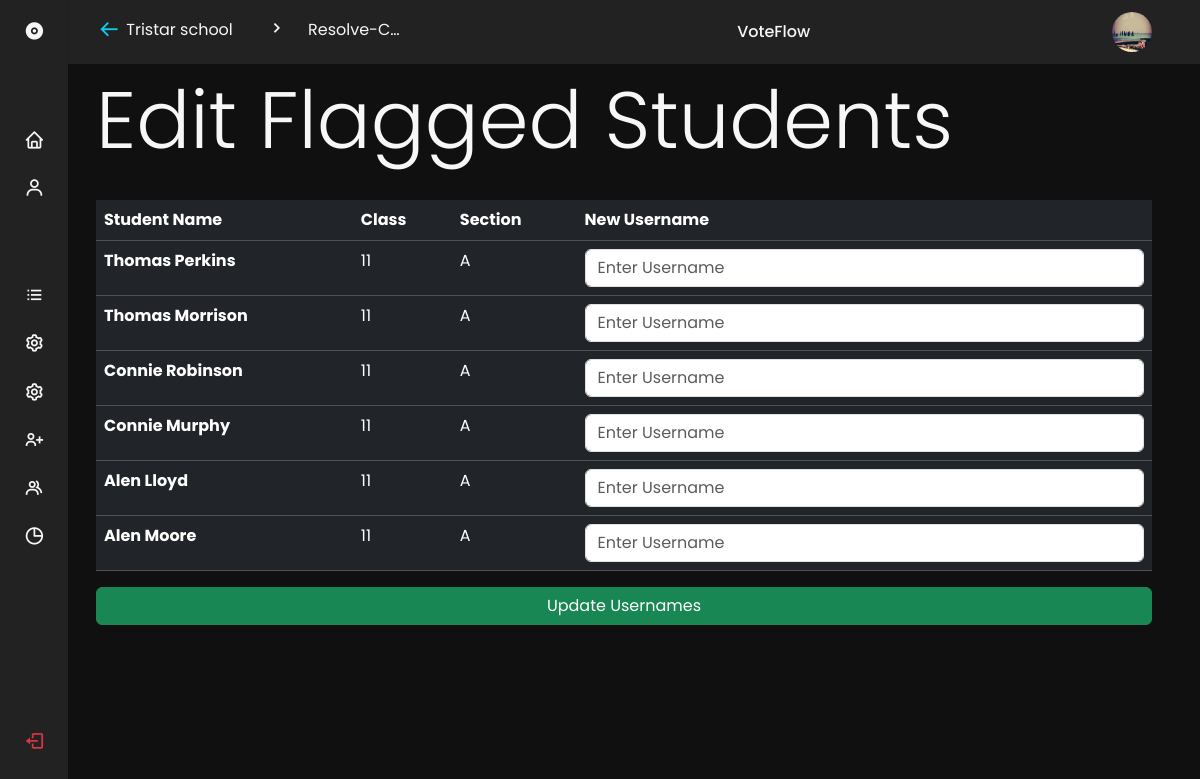
The app's page /polls/2/editflaggedstudents (signed in) with its own data.
### VoteFlow/models.py (models this page shows, shortened)
class School(UserMixin, db.Model):
    id = db.Column(db.Integer, primary_key=True)
    admin_username = db.Column(db.String, unique=True, nullable=False)
    name = db.Column(db.String, unique=True, nullable=False)
    abbr = db.Column(db.String, unique=True, nullable=False)
    email = db.Column(db.String, unique=True, nullable=False)
    password = db.Column(db.String, unique=True, nullable=False)
    school_logo = db.Column(db.String, nullable=False)
    polls = db.relationship("Poll")

class Student(UserMixin, db.Model):
    id = db.Column(db.Integer, primary_key=True)
    full_name = db.Column(db.String, nullable=False)
    username = db.Column(db.String, nullable=False)
    password = db.Column(db.String, nullable=False)
    grade = db.Column(db.Integer, nullable=False)
    section = db.Column(db.String, nullable=False)
    roll_no = db.Column(db.String, nullable=False)
    gender = db.Column(db.String, nullable=True)
    house = db.Column(db.String, nullable=True)
    voted = db.Column(db.Boolean)
    school_id = db.Column(db.Integer, db.ForeignKey("school.id"))
    poll_id = db.Column(db.Integer, db.ForeignKey("poll.id"))

### VoteFlow/polls/routes.py (the view, shortened to what this page needs)
@polls.route("/<poll_id>/editflaggedstudents", methods=["GET", "POST"])
@login_required
@active_sched_poll_required
def edit_flagged_students(poll_id):
    school = current_school
    poll = Poll.query.filter_by(id=poll_id).first()
    flagged = FlaggedStudent.query.filter_by(school_id=school.id, poll_id=poll_id).all()
    form = EditFlaggedUsernameForm()
    if request.method == "GET":
        flagged_students = []
        for f in flagged:
            student = Student.query.filter_by(id=f.student_id).first()
            flagged_students.append(student)
        return render_template(
            "polldashboard/editflaggedstudents.html",
            title="Edit Flagged Students",
            flagged=flagged_students,
            school=school,
            dash_location="Resolve-Conflicts",
            poll=poll,
            form=form,
        )

### VoteFlow/polls/forms.py
class EditFlaggedUsernameForm(FlaskForm):
    submit = SubmitField("Update Usernames")

### VoteFlow/models.py (called while the page is built)
@login_manager.user_loader
def load_user(user_id):
    user = User.query.get(int(user_id))
    print("USER_ID:", user_id)
    print("USER_QUERIED:", user_id)
    if not user:
        return None
    if user.user_type == "student":
        return Student.query.get(user.user_id)
    elif user.user_type == "school":
        return School.query.get(user.user_id)
    return None

### VoteFlow/polls/utils.py (called while the page is built)
def active_sched_poll_required(func):
    @wraps(func)
    def func_wrapper(poll_id):
        poll = Poll.query.filter_by(school_id=current_user.id, id=poll_id).first()
        if not poll:
            abort(404)
        if poll.status != "Archived":
            return func(poll_id)
        else:
            flash(
                f"This Poll has been Archived! The Dashboard cannot be viewed for a Archived Poll",
                "danger",
            )
            return redirect(url_for("polls.home"))
    return func_wrapper

### VoteFlow/templates/polldashboard/editflaggedstudents.html (shortened to what this page needs)
{% extends 'polldashboard/polldashboardbase.html' %}
{% block viewer %}
	 <form method="POST" method="/" class='elecstart' enctype="multipart/form-data">
		<h1 class='display-1'>Edit Flagged Students</h1><br>
		<table class="table table-dark">
			<thead>
				<tr>
				<th scope="col">Student Name</th>
				<th scope="col">Class</th>
				<th scope="col">Section</th>
				<th scope="col"> New Username</th>
				</tr>
			</thead>
			<tbody>
				{% for i in range(flagged | length) %}
				<tr>
					<th scope="row">{{flagged[i].full_name}}</th>
					<td>{{flagged[i].grade}}</td>
					<td>{{flagged[i].section}}</td>
					<td><input type="text" name="d{{i}}" class="form-control" placeholder="Enter Username"></td>
				</tr>
				{% endfor %}
			</tbody>
		</table>
		{{form.submit(class="btn btn-success", style="width: 100%;")}}
	</form>
{% endblock viewer %}

### VoteFlow/templates/polldashboard/polldashboardbase.html (shortened to what this page needs)
<!doctype html>
<html lang="en">
  <head>
    <link
      rel="stylesheet"
      href="https://code.getmdl.io/1.3.0/material.cyan-light_blue.min.css"
    />
    <link
      rel="stylesheet"
      href="https://cdn.jsdelivr.net/npm/bootstrap@5.3.2/dist/css/bootstrap.min.css"
    />
    <link
      rel="stylesheet"
      href="https://cdn.jsdelivr.net/npm/boxicons@latest/css/boxicons.min.css"
    />
    <link
      rel="stylesheet"
      href="{{url_for('static',filename='css/sidebarsubmenus.css')}}"
    />
  </head>
  <body>
    <header class="header">
      <div class="header__container">
        <img
          src="{{url_for('static',filename=school.school_logo)}}"
          alt=""
          class="header__img"
        />
        <div class="">
          <a class="navbar-brand" href="#">
            <div class="row">
              <div class="col-1">
                <i
                  class="bx bx-arrow-back text-info"
                  style="padding-left: 2px; font-size: 1.4rem"
                  id="arrow"
                  onclick="window.history.back();"
                ></i>
              </div>
              <div class="col-5 text-truncate text-break">{{school.name}}</div>
              <div class="col-1 m-0 p-0">
                <i class="bx bx-chevron-right" style="font-size: 1.3rem"></i>
              </div>
              <div class="col-4 text-truncate text-break">
                {{ dash_location }}
              </div>
            </div>
          </a>
        </div>
        <a href="#" class="header__logo">VoteFlow</a>
      </div>
    </header>
    <div class="nav" id="navbar">
      <nav class="nav__container">
        <div>
          <a href="#" class="nav__link nav__logo">
            <i class="bx bxs-disc nav__icon"></i>
          </a>
          <div class="nav__list">
            <div class="nav__items">
              <a
                href="{{ url_for('polls.dashboard_home',poll_id=poll.id)}}"
                class="nav__link {%if dash_location=='Home'%}active{%endif%}"
              >
                <i class="bx bx-home nav__icon"></i>
              </a>
              <div class="nav__dropdown">
                <a href="#" class="nav__link">
                  <i class="bx bx-user nav__icon"></i>
                </a>
              </div>
            </div>
            <div class="nav__items">
              <a
                href="{{ url_for('polls.home', school_abbr=school.school_abbr)}}"
                class="nav__link"
              >
                <i class="bx bx-list-ul nav__icon"></i>
              </a>
              <a
                class="nav__link {%if dash_location=='Manage-Students'%}active{%endif%}"
                href="{{ url_for('polls.manage_students',  poll_id=poll.id)}}"
              >
                <i class="bx bx-cog nav__icon"></i>
              </a>
              <a
                class="nav__link {%if dash_location=='Manage-Candidates'%}active{%endif%}"
                href="{{url_for('polls.manage_candidates',poll_id=poll.id)}}"
              >
                <i class="bx bx-cog nav__icon"></i>
              </a>
              <a
                class="nav__link {%if dash_location=='Add-Students'%}active{%endif%}"
                href="{{ url_for('polls.add_students',  poll_id=poll.id) }}"
              >
                <i class="bx bx-user-plus nav__icon"></i>
              </a>
              <a
                class="nav__link {%if dash_location=='Add-Candidates'%}active{%endif%}"
                href="{{ url_for('polls.add_candidates',  poll_id=poll.id) }}"
              >
                <i class="bx bx-group nav__icon"></i>
              </a>
              <a
                class="nav__link {%if dash_location=='Results'%}active{%endif%}"
                href="{{ url_for('polls.results',  poll_id=poll.id) }}"
              >
                <i class="bx bx-pie-chart-alt nav__icon"></i
                ><span class="nav__name"> Election Results</span>
              </a>
            </div>
          </div>
        </div>
        <a
          href="{{url_for('auth.user_logout')}}"
          class="text-danger nav__link nav__logout"
        >
          <i class="bx bx-log-out nav__icon"></i>
        </a>
      </nav>
    </div>
    <main>
      {% block viewer %} {% endblock viewer %}
    </main>
  </body>
</html>

### VoteFlow/static/css/sidebarsubmenus.css (style rules this page uses)
:root { --header-height: 3.5rem; --nav-width: 219px; --first-color: #0bc3d8; --first-color-light: #f4f0fa; --title-color: #f7f7f7; --text-color: #f7f7f7; --text-color-light: #f7f7f7; --body-color: #101010; --container-color: #222222; --body-font: "Poppins", sans-serif; --normal-font-size: 0.938rem; --small-font-size: 0.75rem; --smaller-font-size: 0.75rem; --font-medium: 500; --font-semi-bold: 600; --z-fixed: 100; }
@media screen and (min-width: 1024px) { :root { --normal-font-size: 1rem; --small-font-size: 0.875rem; --smaller-font-size: 0.813rem; } }
body { margin: var(--header-height) 0 0 0; padding: 1rem 1rem 0; font-family: var(--body-font); font-size: var(--normal-font-size); background-color: var(--body-color); color: var(--text-color); }
a { text-decoration: none; }
img { max-width: 100%; height: auto; }
.header { position: fixed; top: 0; left: 0; width: 100%; background-color: var(--container-color); box-shadow: 0 1px 0 rgba(22, 8, 43, 0.1); padding: 0 1rem; z-index: var(--z-fixed); }
.header__container { display: flex; align-items: center; height: var(--header-height); justify-content: space-between; }
.header__img { width: 35px; height: 35px; border-radius: 50%; }
.header__logo { color: var(--title-color); font-weight: var(--font-medium); display: none; }
.nav { position: fixed; top: 0; left: -100%; height: 100vh; padding: 1rem 1rem 0; background-color: var(--container-color); box-shadow: 1px 0 0 rgba(22, 8, 43, 0.1); z-index: var(--z-fixed); transition: 0.4s; }
.nav__container { height: 100%; display: flex; flex-direction: column; justify-content: space-between; padding-bottom: 3rem; overflow: auto; scrollbar-width: none; }
.nav__logo { font-weight: var(--font-semi-bold); margin-bottom: 2.5rem; }
.nav__list, .nav__items { display: grid; }
.nav__list { row-gap: 2.5rem; }
.nav__items { row-gap: 1.5rem; }
.nav__link { display: flex; align-items: center; color: var(--text-color); }
.nav__icon { font-size: 1.2rem; margin-right: 0.5rem; }
.nav__logout { margin-top: 5rem; }
.nav__dropdown { overflow: hidden; max-height: 21px; transition: 0.4s ease-in-out; }
@media screen and (min-width: 768px) { body { padding: 1rem 3rem 0 6rem; } }
@media screen and (min-width: 768px) { .header { padding: 0 3rem 0 6rem; } }
@media screen and (min-width: 768px) { .header__container { height: calc(var(--header-height) + 0.5rem); } }
@media screen and (min-width: 768px) { .header__logo { display: block; } }
@media screen and (min-width: 768px) { .header__img { width: 40px; height: 40px; order: 1; } }
@media screen and (min-width: 768px) { .nav { left: 0; padding: 1.2rem 1.5rem 0; width: 68px; } }
@media screen and (min-width: 768px) { .nav__items { row-gap: 1.7rem; } }
@media screen and (min-width: 768px) { .nav__icon { font-size: 1.3rem; } }

### records on screen
School: school_logo (picture), name "Tristar school"
Student: full_name "Thomas Perkins", grade "11", section "A"
Student: full_name "Thomas Morrison", grade "11", section "A"
Student: full_name "Connie Robinson", grade "11", section "A"
Student: full_name "Connie Murphy", grade "11", section "A"
Student: full_name "Alen Lloyd", grade "11", section "A"
Student: full_name "Alen Moore", grade "11", section "A"

### other values on screen
{{ dash_location }} "Resolve-C…"
